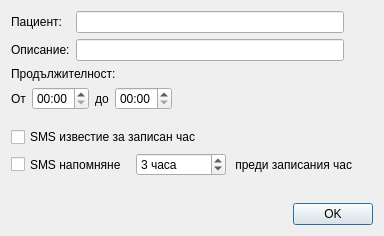
<?xml version="1.0" encoding="UTF-8"?>
<ui version="4.0">
 <class>CalendarEventDialogClass</class>
 <widget class="QDialog" name="CalendarEventDialogClass">
  <property name="geometry">
   <rect>
    <x>0</x>
    <y>0</y>
    <width>384</width>
    <height>236</height>
   </rect>
  </property>
  <property name="minimumSize">
   <size>
    <width>361</width>
    <height>0</height>
   </size>
  </property>
  <property name="windowTitle">
   <string>CalendarEventDialog</string>
  </property>
  <layout class="QVBoxLayout" name="verticalLayout_4">
   <item>
    <layout class="QHBoxLayout" name="horizontalLayout_3">
     <item>
      <layout class="QVBoxLayout" name="verticalLayout">
       <item>
        <widget class="QLabel" name="label">
         <property name="text">
          <string>Пациент:</string>
         </property>
        </widget>
       </item>
       <item>
        <widget class="QLabel" name="label_5">
         <property name="text">
          <string>Описание:</string>
         </property>
        </widget>
       </item>
      </layout>
     </item>
     <item>
      <layout class="QVBoxLayout" name="verticalLayout_3">
       <item>
        <widget class="QLineEdit" name="summaryEdit"/>
       </item>
       <item>
        <widget class="QLineEdit" name="descriptionEdit"/>
       </item>
      </layout>
     </item>
     <item>
      <layout class="QVBoxLayout" name="verticalLayout_2">
       <item>
        <widget class="QLabel" name="iconLabel">
         <property name="minimumSize">
          <size>
           <width>23</width>
           <height>21</height>
          </size>
         </property>
         <property name="maximumSize">
          <size>
           <width>21</width>
           <height>21</height>
          </size>
         </property>
         <property name="font">
          <font>
           <bold>true</bold>
          </font>
         </property>
         <property name="text">
          <string/>
         </property>
        </widget>
       </item>
       <item>
        <spacer name="verticalSpacer_2">
         <property name="orientation">
          <enum>Qt::Orientation::Vertical</enum>
         </property>
         <property name="sizeType">
          <enum>QSizePolicy::Policy::Preferred</enum>
         </property>
         <property name="sizeHint" stdset="0">
          <size>
           <width>20</width>
           <height>40</height>
          </size>
         </property>
        </spacer>
       </item>
      </layout>
     </item>
    </layout>
   </item>
   <item>
    <widget class="QLabel" name="label_2">
     <property name="text">
      <string>Продължителност:</string>
     </property>
    </widget>
   </item>
   <item>
    <layout class="QHBoxLayout" name="horizontalLayout">
     <item>
      <widget class="QLabel" name="label_3">
       <property name="text">
        <string>От</string>
       </property>
      </widget>
     </item>
     <item>
      <widget class="QDateTimeEdit" name="startDateTimeEdit">
       <property name="buttonSymbols">
        <enum>QAbstractSpinBox::ButtonSymbols::UpDownArrows</enum>
       </property>
       <property name="currentSection">
        <enum>QDateTimeEdit::Section::HourSection</enum>
       </property>
       <property name="displayFormat">
        <string>HH:mm</string>
       </property>
      </widget>
     </item>
     <item>
      <widget class="QLabel" name="label_4">
       <property name="text">
        <string>до</string>
       </property>
      </widget>
     </item>
     <item>
      <widget class="QDateTimeEdit" name="endDateTimeEdit">
       <property name="currentSection">
        <enum>QDateTimeEdit::Section::HourSection</enum>
       </property>
       <property name="displayFormat">
        <string>HH:mm</string>
       </property>
      </widget>
     </item>
     <item>
      <spacer name="horizontalSpacer_2">
       <property name="orientation">
        <enum>Qt::Orientation::Horizontal</enum>
       </property>
       <property name="sizeHint" stdset="0">
        <size>
         <width>40</width>
         <height>20</height>
        </size>
       </property>
      </spacer>
     </item>
    </layout>
   </item>
   <item>
    <widget class="QFrame" name="smsFrame">
     <property name="frameShape">
      <enum>QFrame::Shape::NoFrame</enum>
     </property>
     <property name="frameShadow">
      <enum>QFrame::Shadow::Plain</enum>
     </property>
     <layout class="QVBoxLayout" name="verticalLayout_5">
      <property name="leftMargin">
       <number>0</number>
      </property>
      <item>
       <widget class="QCheckBox" name="smsNotifyCheck">
        <property name="text">
         <string>SMS известие за записан час</string>
        </property>
       </widget>
      </item>
      <item>
       <layout class="QHBoxLayout" name="horizontalLayout_4">
        <property name="topMargin">
         <number>0</number>
        </property>
        <item>
         <widget class="QCheckBox" name="smsReminderCheck">
          <property name="sizePolicy">
           <sizepolicy hsizetype="Minimum" vsizetype="Preferred">
            <horstretch>0</horstretch>
            <verstretch>0</verstretch>
           </sizepolicy>
          </property>
          <property name="minimumSize">
           <size>
            <width>0</width>
            <height>23</height>
           </size>
          </property>
          <property name="text">
           <string>SMS напомняне </string>
          </property>
         </widget>
        </item>
        <item>
         <widget class="QSpinBox" name="smsReminderSpin">
          <property name="sizePolicy">
           <sizepolicy hsizetype="Preferred" vsizetype="Preferred">
            <horstretch>0</horstretch>
            <verstretch>0</verstretch>
           </sizepolicy>
          </property>
          <property name="minimumSize">
           <size>
            <width>90</width>
            <height>0</height>
           </size>
          </property>
          <property name="buttonSymbols">
           <enum>QAbstractSpinBox::ButtonSymbols::UpDownArrows</enum>
          </property>
          <property name="suffix">
           <string> часа</string>
          </property>
          <property name="prefix">
           <string/>
          </property>
          <property name="minimum">
           <number>1</number>
          </property>
          <property name="maximum">
           <number>168</number>
          </property>
          <property name="singleStep">
           <number>1</number>
          </property>
          <property name="value">
           <number>3</number>
          </property>
         </widget>
        </item>
        <item>
         <widget class="QLabel" name="label_6">
          <property name="sizePolicy">
           <sizepolicy hsizetype="Expanding" vsizetype="Preferred">
            <horstretch>0</horstretch>
            <verstretch>0</verstretch>
           </sizepolicy>
          </property>
          <property name="text">
           <string> преди записания час</string>
          </property>
         </widget>
        </item>
       </layout>
      </item>
     </layout>
    </widget>
   </item>
   <item>
    <spacer name="verticalSpacer">
     <property name="orientation">
      <enum>Qt::Orientation::Vertical</enum>
     </property>
     <property name="sizeHint" stdset="0">
      <size>
       <width>20</width>
       <height>40</height>
      </size>
     </property>
    </spacer>
   </item>
   <item>
    <layout class="QHBoxLayout" name="horizontalLayout_2">
     <item>
      <spacer name="horizontalSpacer">
       <property name="orientation">
        <enum>Qt::Orientation::Horizontal</enum>
       </property>
       <property name="sizeHint" stdset="0">
        <size>
         <width>40</width>
         <height>20</height>
        </size>
       </property>
      </spacer>
     </item>
     <item>
      <widget class="QPushButton" name="okButton">
       <property name="text">
        <string>OK</string>
       </property>
      </widget>
     </item>
    </layout>
   </item>
  </layout>
 </widget>
 <layoutdefault spacing="6" margin="11"/>
 <resources/>
 <connections/>
</ui>
